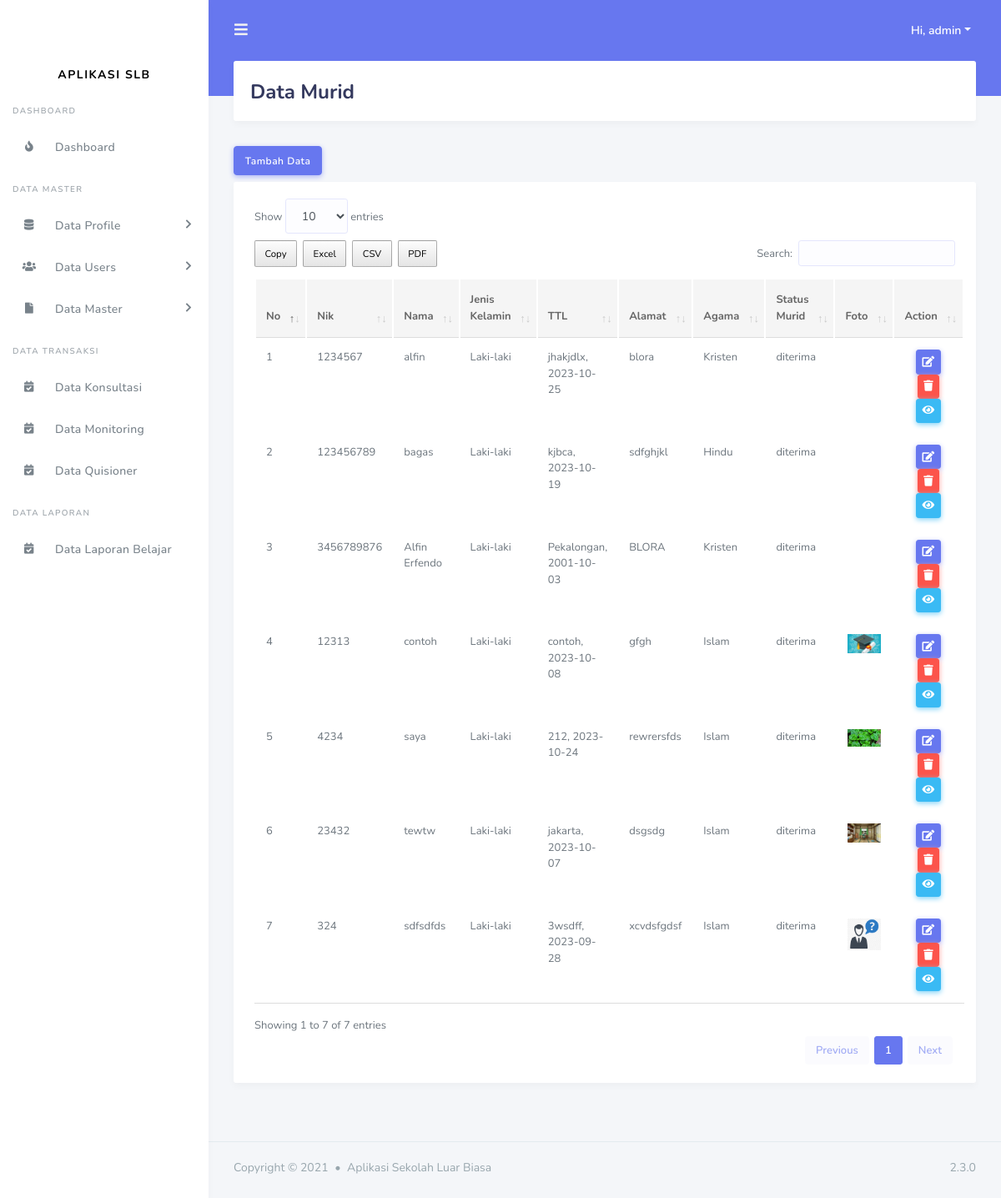
The page /admin/data_murid.php (signed in) on the database as committed earlier.
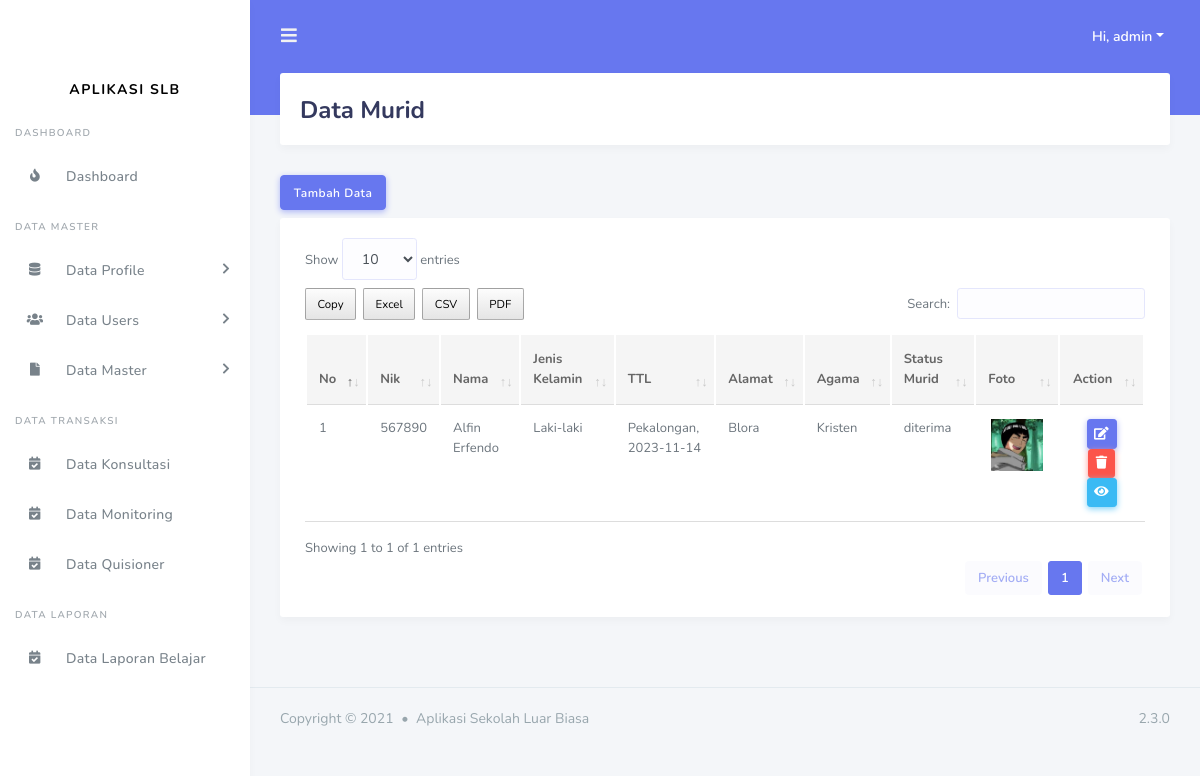
The same page on the database as committed later.
### tables this page shows
CREATE TABLE `tbl_murid` (
  `id_murid` int(11) NOT NULL,
  `nik` varchar(100) NOT NULL,
  `nama` varchar(200) NOT NULL,
  `jenis_kelamin` varchar(100) NOT NULL,
  `tempat_lahir` varchar(100) NOT NULL,
  `tanggal_lahir` date NOT NULL,
  `gambar` varchar(200) NOT NULL,
  `alamat` varchar(200) NOT NULL,
  `agama` varchar(200) NOT NULL DEFAULT 'admin',
  `status_murid` enum('menunggu hasil','diterima','tidak') NOT NULL DEFAULT 'diterima'
);

### include/koneksi.php (called while the page is built, shortened)
<?php
$base_url = "http://localhost/aplikasi_slb/";
?>

### admin/data_murid.php (the view, shortened to what this page needs)
<?php
include('../include/koneksi.php');
include('../template/header.php');
include('../template/sidebar.php');
?>
<div class="main-content">
  <section class="section">
    <div class="section-header">
      <h1>Data Murid</h1>
    </div>
    <button type="button" class="btn btn-primary mb-2" data-toggle="modal" data-target="#tambahdata">
      Tambah Data
    </button>
    <div class="section-body">
      <div class="card table-responsive">
        <div class="card-body ">
            <table class="table table-hover" id="data_tabel">
            <thead>
              <tr>
                <th>No</th>
                <th>Nik</th>
                <th>Nama</th>
                <th>Jenis Kelamin</th>
                <th>TTL</th>
                <th>Alamat</th>
                <th>Agama</th>
                <th>Status Murid</th>
                <th>Foto</th>
                <th class ="text-center">Action</th>
              </tr>
            </thead>
            <tbody>
              <?php
                    $query = "SELECT * FROM tbl_murid order by id_murid desc";
                    $result_tasks = mysqli_query($conn, $query);
                    $no = 1;
                    while($row = mysqli_fetch_assoc($result_tasks)) { ?>
                <tr>
                  <td><?= $no++ ?></td>
                  <td><?= $row['nik']?></td>
                  <td><?= $row['nama']?></td>
                  <td><?= $row['jenis_kelamin']?></td>
                  <td><?= $row['tempat_lahir']?>, <?= $row['tanggal_lahir']?></td>
                  <td><?= $row['alamat']?></td>
                  <td><?= $row['agama']?></td>
                  <td><?= $row['status_murid']?></td>
                  <td width = "10%" class ="text-center"><img src="<?= $base_url ?>assets/img/murid/<?= $row['gambar']?>" alt="" width ="90%"></td>
                  <td class ="text-center">
                    <button type="button" class="btn btn-primary btn-sm" data-toggle="modal" data-target="#updatedata<?= $row['id_murid'] ?>">
                      <i class="fas fa-edit"></i>
                    </button>
                    <a href="<?= $base_url ?>proses_admin/data_murid/delete.php?id=<?= $row['id_murid'] ?>" class="btn btn-danger btn-sm"><i class="fas fa-trash"></i></a>
                    <a href="<?= $base_url ?>admin/data_walimurid.php?id=<?= $row['id_murid'] ?>" class="btn btn-info btn-sm"><i class="fas fa-eye"></i></a>
                  </td>
                </tr>
              <?php } ?>
            </tbody>
          </table>
        </div>
      </div>
    </div>
  </section>
</div>
<?php include('../template/footer.php'); ?>

Rows that differ between the two databases and show on the page:
removed tbl_murid: nik "1234567", nama "alfin", jenis_kelamin "Laki-laki", tempat_lahir "jhakjdlx", tanggal_lahir "2023-10-25", alamat "blora", agama "Kristen", status_murid "diterima"
removed tbl_murid: nik "123456789", nama "bagas", jenis_kelamin "Laki-laki", tempat_lahir "kjbca", tanggal_lahir "2023-10-19", alamat "sdfghjkl", agama "Hindu", status_murid "diterima"
removed tbl_murid: nik "3456789876", nama "Alfin Erfendo", jenis_kelamin "Laki-laki", tempat_lahir "Pekalongan", tanggal_lahir "2001-10-03", alamat "BLORA", agama "Kristen", status_murid "diterima"
removed tbl_murid: nik "12313", nama "contoh", jenis_kelamin "Laki-laki", tempat_lahir "contoh", tanggal_lahir "2023-10-08", alamat "gfgh", agama "Islam", status_murid "diterima", gambar (picture)
removed tbl_murid: nik "4234", nama "saya", jenis_kelamin "Laki-laki", tempat_lahir "212", tanggal_lahir "2023-10-24", alamat "rewrersfds", agama "Islam", status_murid "diterima", gambar (picture)
removed tbl_murid: nik "23432", nama "tewtw", jenis_kelamin "Laki-laki", tempat_lahir "jakarta", tanggal_lahir "2023-10-07", alamat "dsgsdg", agama "Islam", status_murid "diterima", gambar (picture)
removed tbl_murid: nik "324", nama "sdfsdfds", jenis_kelamin "Laki-laki", tempat_lahir "3wsdff", tanggal_lahir "2023-09-28", alamat "xcvdsfgdsf", agama "Islam", status_murid "diterima", gambar (picture)
added tbl_murid: nik "567890", nama "Alfin Erfendo", jenis_kelamin "Laki-laki", tempat_lahir "Pekalongan", tanggal_lahir "2023-11-14", alamat "Blora", agama "Kristen", status_murid "diterima", gambar (picture)
Other text that changed with them:
text written by a page script: "Show entries Copy Excel CSV PDF Search: Showing 1 to 7 of 7 entries Previous 1 Next" → "Show entries Copy Excel CSV PDF Search: Showing 1 to 1 of 1 entries Previous 1 Next"
